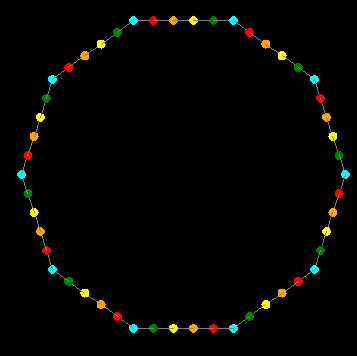

Reproduce this figure in Python.
"""
   五彩连珠.py
"""
import turtle

# 定义颜色表叫cs
cs = ['red','orange','yellow','green','cyan']
print(turtle.getscreen().getshapes())
turtle.bgcolor('black')           # 设置背景颜色

turtle.shape('circle')            # 设定造型为圆形
turtle.shapesize(0.4)             # 设置造型比例
turtle.goto(-50,150)              # 坐标定位到(-50,150)

for _ in range(10):              
    for i in range(5):            # 在范围5内迭代i
        turtle.color('gray')      # 设定画笔颜色为灰色
        turtle.fd(20)             # 前进20个单位
        # 从颜色表中取索引为i的颜色，再设为海龟的颜色
        turtle.color(cs[i])       
        turtle.stamp()            # 盖图章
    turtle.rt(36)                 # 右转36度 
    
turtle.done()                     # 事件循环
